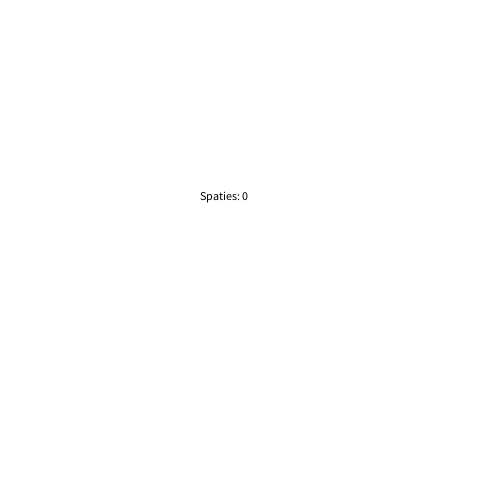
Frame 1 (no input)
Frame 60 (the mouse pressed at the canvas centre just before this capture): identical to frame 1, image omitted
Frame 120 (the mouse held since frame 60 and released just before this capture): identical to frame 1, image omitted

The Processing sketch that drew this single still picture (run headless with seeded random() and noise(); from frame 60 on, the mouse is pressed at the canvas centre):

// Processing sketch: sketch_12_2
// ── sketch_12_2.pde
int sec;
int aantalSpatsies = 0;
Boolean racing = true;

void setup(){
  size(500,500);
  
}

void draw(){
  background(255,255,255);
  
  sec = millis()/1000;
  if(sec >= 10){
    racing = false; 
    
  }
  fill(0,0,0);
  text("Spaties: " + aantalSpatsies, 200,200);
}

void keyReleased(){
 if(keyCode == 32 && racing){
   aantalSpatsies++;
 }
}
